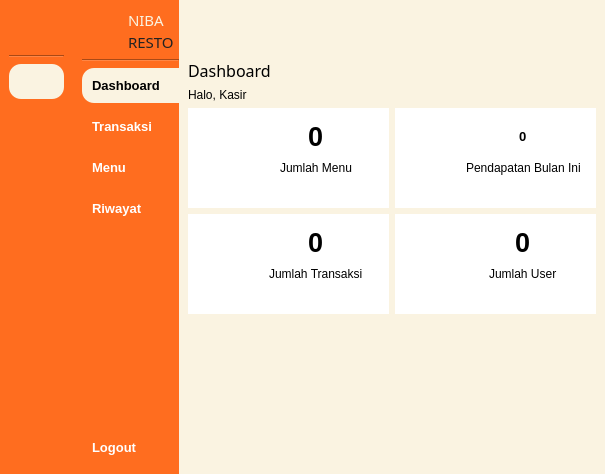
<?xml version="1.0" encoding="UTF-8"?>
<ui version="4.0">
 <class>MainWindow</class>
 <widget class="QMainWindow" name="MainWindow">
  <property name="geometry">
   <rect>
    <x>0</x>
    <y>0</y>
    <width>614</width>
    <height>474</height>
   </rect>
  </property>
  <property name="windowTitle">
   <string>MainWindow</string>
  </property>
  <property name="styleSheet">
   <string notr="true">background-color: rgb(255, 255, 255);</string>
  </property>
  <widget class="QWidget" name="centralwidget">
   <layout class="QGridLayout" name="gridLayout">
    <property name="leftMargin">
     <number>0</number>
    </property>
    <property name="topMargin">
     <number>0</number>
    </property>
    <property name="rightMargin">
     <number>0</number>
    </property>
    <property name="bottomMargin">
     <number>0</number>
    </property>
    <property name="horizontalSpacing">
     <number>0</number>
    </property>
    <item row="0" column="0">
     <widget class="QWidget" name="icon_only_widget" native="true">
      <property name="maximumSize">
       <size>
        <width>75</width>
        <height>16777215</height>
       </size>
      </property>
      <property name="styleSheet">
       <string notr="true">QPushButton {
	text-align: center;
	border-radius: 12px;
    padding: 10px;
    border: 0px;
	color: white;
    font-weight: 600;
}

QPushButton:hover {
	background-color: rgb(181, 171, 146);
}

QPushButton:checked {
	color: black;
	background-color: #FAF3E1;
}

QWidget {
	background-color: #FF6D1F;
}</string>
      </property>
      <layout class="QVBoxLayout" name="verticalLayout_4">
       <item>
        <layout class="QVBoxLayout" name="verticalLayout_7">
         <item>
          <layout class="QHBoxLayout" name="horizontalLayout_4">
           <property name="rightMargin">
            <number>5</number>
           </property>
           <item>
            <widget class="QLabel" name="label_4">
             <property name="sizePolicy">
              <sizepolicy hsizetype="Fixed" vsizetype="Fixed">
               <horstretch>0</horstretch>
               <verstretch>0</verstretch>
              </sizepolicy>
             </property>
             <property name="minimumSize">
              <size>
               <width>40</width>
               <height>40</height>
              </size>
             </property>
             <property name="maximumSize">
              <size>
               <width>40</width>
               <height>40</height>
              </size>
             </property>
             <property name="styleSheet">
              <string notr="true">QLabel {
    background-color: transparent;
    border-radius: 20px;
    background-image: url(:/yourpic.png);
    background-repeat: no-repeat;
    background-position: center;
}
</string>
             </property>
             <property name="text">
              <string/>
             </property>
             <property name="pixmap">
              <pixmap resource="images.qrc">:/image/images/logo-rounded.png</pixmap>
             </property>
             <property name="scaledContents">
              <bool>true</bool>
             </property>
            </widget>
           </item>
          </layout>
         </item>
         <item>
          <widget class="Line" name="line">
           <property name="orientation">
            <enum>Qt::Horizontal</enum>
           </property>
          </widget>
         </item>
         <item>
          <widget class="QPushButton" name="btn_dashboard_icon">
           <property name="font">
            <font>
             <family>Microsoft Sans Serif</family>
             <pointsize>10</pointsize>
             <weight>75</weight>
             <bold>true</bold>
            </font>
           </property>
           <property name="styleSheet">
            <string notr="true"/>
           </property>
           <property name="text">
            <string/>
           </property>
           <property name="icon">
            <iconset resource="images.qrc">
             <normaloff>:/image/images/mage--home-fill-off.png</normaloff>
             <normalon>:/image/images/mage--home-fill.png</normalon>
             <disabledoff>:/image/images/mage--home-fill-off.png</disabledoff>
             <disabledon>:/image/images/mage--home-fill.png</disabledon>
             <activeoff>:/image/images/mage--home-fill-off.png</activeoff>
             <activeon>:/image/images/mage--home-fill.png</activeon>
             <selectedoff>:/image/images/mage--home-fill-off.png</selectedoff>
             <selectedon>:/image/images/mage--home-fill.png</selectedon>:/image/images/mage--home-fill-off.png</iconset>
           </property>
           <property name="iconSize">
            <size>
             <width>20</width>
             <height>20</height>
            </size>
           </property>
           <property name="checkable">
            <bool>true</bool>
           </property>
           <property name="checked">
            <bool>true</bool>
           </property>
           <property name="autoExclusive">
            <bool>true</bool>
           </property>
          </widget>
         </item>
         <item>
          <widget class="QPushButton" name="btn_transaksi_icon">
           <property name="font">
            <font>
             <family>MS Sans Serif</family>
             <pointsize>10</pointsize>
             <weight>75</weight>
             <bold>true</bold>
            </font>
           </property>
           <property name="styleSheet">
            <string notr="true"/>
           </property>
           <property name="text">
            <string/>
           </property>
           <property name="icon">
            <iconset resource="images.qrc">
             <normaloff>:/image/images/mage--shopping-cart-fill.png</normaloff>
             <normalon>:/image/images/mage--shopping-cart-fill-off.png</normalon>:/image/images/mage--shopping-cart-fill.png</iconset>
           </property>
           <property name="iconSize">
            <size>
             <width>20</width>
             <height>20</height>
            </size>
           </property>
           <property name="checkable">
            <bool>true</bool>
           </property>
           <property name="checked">
            <bool>false</bool>
           </property>
           <property name="autoExclusive">
            <bool>true</bool>
           </property>
          </widget>
         </item>
         <item>
          <widget class="QPushButton" name="btn_menu_icon">
           <property name="font">
            <font>
             <family>MS Sans Serif</family>
             <pointsize>10</pointsize>
             <weight>75</weight>
             <bold>true</bold>
            </font>
           </property>
           <property name="styleSheet">
            <string notr="true"/>
           </property>
           <property name="text">
            <string/>
           </property>
           <property name="icon">
            <iconset resource="images.qrc">
             <normaloff>:/image/images/mage--clipboard-2-fill-off.png</normaloff>
             <normalon>:/image/images/mage--clipboard-2-fill.png</normalon>:/image/images/mage--clipboard-2-fill-off.png</iconset>
           </property>
           <property name="iconSize">
            <size>
             <width>20</width>
             <height>20</height>
            </size>
           </property>
           <property name="checkable">
            <bool>true</bool>
           </property>
           <property name="autoExclusive">
            <bool>true</bool>
           </property>
          </widget>
         </item>
         <item>
          <widget class="QPushButton" name="btn_riwayat_icon">
           <property name="font">
            <font>
             <family>Microsoft Sans Serif</family>
             <pointsize>10</pointsize>
             <weight>75</weight>
             <bold>true</bold>
            </font>
           </property>
           <property name="styleSheet">
            <string notr="true"/>
           </property>
           <property name="text">
            <string/>
           </property>
           <property name="icon">
            <iconset resource="images.qrc">
             <normaloff>:/image/images/mage--book-text-fill.png</normaloff>
             <normalon>:/image/images/mage--book-text-fill-off.png</normalon>:/image/images/mage--book-text-fill.png</iconset>
           </property>
           <property name="iconSize">
            <size>
             <width>20</width>
             <height>20</height>
            </size>
           </property>
           <property name="checkable">
            <bool>true</bool>
           </property>
           <property name="checked">
            <bool>false</bool>
           </property>
           <property name="autoExclusive">
            <bool>true</bool>
           </property>
          </widget>
         </item>
         <item>
          <spacer name="verticalSpacer_3">
           <property name="orientation">
            <enum>Qt::Vertical</enum>
           </property>
           <property name="sizeHint" stdset="0">
            <size>
             <width>40</width>
             <height>200</height>
            </size>
           </property>
          </spacer>
         </item>
         <item>
          <widget class="QPushButton" name="btn_logout_icon">
           <property name="font">
            <font>
             <family>MS Sans Serif</family>
             <pointsize>10</pointsize>
             <weight>75</weight>
             <bold>true</bold>
            </font>
           </property>
           <property name="styleSheet">
            <string notr="true">QPushButton {
	border-radius: 12px;
}</string>
           </property>
           <property name="text">
            <string/>
           </property>
           <property name="icon">
            <iconset resource="images.qrc">
             <normaloff>:/image/images/mage--shut-down-fill-off.png</normaloff>
             <normalon>:/image/images/mage--shut-down-fill.png</normalon>:/image/images/mage--shut-down-fill-off.png</iconset>
           </property>
           <property name="iconSize">
            <size>
             <width>20</width>
             <height>20</height>
            </size>
           </property>
          </widget>
         </item>
        </layout>
       </item>
      </layout>
     </widget>
    </item>
    <item row="0" column="1">
     <widget class="QWidget" name="icon_name_widget" native="true">
      <property name="maximumSize">
       <size>
        <width>150</width>
        <height>16777215</height>
       </size>
      </property>
      <property name="styleSheet">
       <string notr="true">QPushButton {
	text-align: left;
	border-top-left-radius: 12px;
	border-bottom-left-radius: 12px;
    padding: 10px;
    border: 0px;
	color: white;
    font-weight: 600;
}

QPushButton:hover {
	background-color: rgb(181, 171, 146);
}

QPushButton:checked {
	color: black;
	background-color: #FAF3E1;
}

QWidget {
	background-color: #FF6D1F;
}</string>
      </property>
      <layout class="QVBoxLayout" name="verticalLayout">
       <property name="rightMargin">
        <number>0</number>
       </property>
       <item>
        <layout class="QVBoxLayout" name="verticalLayout_2">
         <item>
          <layout class="QHBoxLayout" name="horizontalLayout_2">
           <property name="rightMargin">
            <number>5</number>
           </property>
           <item>
            <widget class="QLabel" name="label_2">
             <property name="sizePolicy">
              <sizepolicy hsizetype="Fixed" vsizetype="Fixed">
               <horstretch>0</horstretch>
               <verstretch>0</verstretch>
              </sizepolicy>
             </property>
             <property name="minimumSize">
              <size>
               <width>40</width>
               <height>40</height>
              </size>
             </property>
             <property name="maximumSize">
              <size>
               <width>40</width>
               <height>40</height>
              </size>
             </property>
             <property name="styleSheet">
              <string notr="true">QLabel {
    background-color: transparent;
    border-radius: 20px;
    background-image: url(:/yourpic.png);
    background-repeat: no-repeat;
    background-position: center;
}
</string>
             </property>
             <property name="text">
              <string/>
             </property>
             <property name="pixmap">
              <pixmap resource="images.qrc">:/image/images/logo-rounded.png</pixmap>
             </property>
             <property name="scaledContents">
              <bool>true</bool>
             </property>
            </widget>
           </item>
           <item>
            <layout class="QVBoxLayout" name="verticalLayout_3">
             <property name="spacing">
              <number>0</number>
             </property>
             <item>
              <widget class="QLabel" name="label_3">
               <property name="maximumSize">
                <size>
                 <width>50</width>
                 <height>16777215</height>
                </size>
               </property>
               <property name="font">
                <font>
                 <family>Bauhaus 93</family>
                 <pointsize>11</pointsize>
                 <weight>50</weight>
                 <bold>false</bold>
                 <strikeout>false</strikeout>
                 <kerning>true</kerning>
                </font>
               </property>
               <property name="styleSheet">
                <string notr="true">color: #FAF3E1;</string>
               </property>
               <property name="text">
                <string>NIBA</string>
               </property>
               <property name="textFormat">
                <enum>Qt::PlainText</enum>
               </property>
              </widget>
             </item>
             <item>
              <widget class="QLabel" name="label_5">
               <property name="sizePolicy">
                <sizepolicy hsizetype="Minimum" vsizetype="Preferred">
                 <horstretch>0</horstretch>
                 <verstretch>0</verstretch>
                </sizepolicy>
               </property>
               <property name="maximumSize">
                <size>
                 <width>50</width>
                 <height>16777215</height>
                </size>
               </property>
               <property name="font">
                <font>
                 <family>Bauhaus 93</family>
                 <pointsize>11</pointsize>
                 <weight>50</weight>
                 <bold>false</bold>
                 <strikeout>false</strikeout>
                 <kerning>true</kerning>
                </font>
               </property>
               <property name="styleSheet">
                <string notr="true">color: #222222;</string>
               </property>
               <property name="text">
                <string>RESTO</string>
               </property>
               <property name="textFormat">
                <enum>Qt::PlainText</enum>
               </property>
               <property name="scaledContents">
                <bool>false</bool>
               </property>
              </widget>
             </item>
            </layout>
           </item>
          </layout>
         </item>
         <item>
          <widget class="Line" name="line_2">
           <property name="orientation">
            <enum>Qt::Horizontal</enum>
           </property>
          </widget>
         </item>
         <item>
          <widget class="QPushButton" name="btn_dashboard_expanded">
           <property name="font">
            <font>
             <family>Microsoft Sans Serif</family>
             <pointsize>10</pointsize>
             <weight>75</weight>
             <bold>true</bold>
            </font>
           </property>
           <property name="styleSheet">
            <string notr="true"/>
           </property>
           <property name="text">
            <string>Dashboard</string>
           </property>
           <property name="icon">
            <iconset resource="images.qrc">
             <normaloff>:/image/images/mage--home-fill-off.png</normaloff>
             <normalon>:/image/images/mage--home-fill.png</normalon>
             <disabledoff>:/image/images/mage--home-fill-off.png</disabledoff>
             <disabledon>:/image/images/mage--home-fill.png</disabledon>
             <activeoff>:/image/images/mage--home-fill-off.png</activeoff>
             <activeon>:/image/images/mage--home-fill.png</activeon>
             <selectedoff>:/image/images/mage--home-fill-off.png</selectedoff>
             <selectedon>:/image/images/mage--home-fill.png</selectedon>:/image/images/mage--home-fill-off.png</iconset>
           </property>
           <property name="iconSize">
            <size>
             <width>20</width>
             <height>20</height>
            </size>
           </property>
           <property name="checkable">
            <bool>true</bool>
           </property>
           <property name="checked">
            <bool>true</bool>
           </property>
           <property name="autoExclusive">
            <bool>true</bool>
           </property>
          </widget>
         </item>
         <item>
          <widget class="QPushButton" name="btn_transaksi_expanded">
           <property name="font">
            <font>
             <family>MS Sans Serif</family>
             <pointsize>10</pointsize>
             <weight>75</weight>
             <bold>true</bold>
            </font>
           </property>
           <property name="styleSheet">
            <string notr="true"/>
           </property>
           <property name="text">
            <string>Transaksi</string>
           </property>
           <property name="icon">
            <iconset resource="images.qrc">
             <normaloff>:/image/images/mage--shopping-cart-fill.png</normaloff>
             <normalon>:/image/images/mage--shopping-cart-fill-off.png</normalon>:/image/images/mage--shopping-cart-fill.png</iconset>
           </property>
           <property name="iconSize">
            <size>
             <width>20</width>
             <height>20</height>
            </size>
           </property>
           <property name="checkable">
            <bool>true</bool>
           </property>
           <property name="checked">
            <bool>false</bool>
           </property>
           <property name="autoExclusive">
            <bool>true</bool>
           </property>
          </widget>
         </item>
         <item>
          <widget class="QPushButton" name="btn_menu_expanded_2">
           <property name="font">
            <font>
             <family>MS Sans Serif</family>
             <pointsize>10</pointsize>
             <weight>75</weight>
             <bold>true</bold>
            </font>
           </property>
           <property name="styleSheet">
            <string notr="true"/>
           </property>
           <property name="text">
            <string>Menu</string>
           </property>
           <property name="icon">
            <iconset resource="images.qrc">
             <normaloff>:/image/images/mage--clipboard-2-fill-off.png</normaloff>
             <normalon>:/image/images/mage--clipboard-2-fill.png</normalon>:/image/images/mage--clipboard-2-fill-off.png</iconset>
           </property>
           <property name="iconSize">
            <size>
             <width>20</width>
             <height>20</height>
            </size>
           </property>
           <property name="checkable">
            <bool>true</bool>
           </property>
           <property name="autoExclusive">
            <bool>true</bool>
           </property>
          </widget>
         </item>
         <item>
          <widget class="QPushButton" name="btn_riwayat_expanded">
           <property name="font">
            <font>
             <family>Microsoft Sans Serif</family>
             <pointsize>10</pointsize>
             <weight>75</weight>
             <bold>true</bold>
            </font>
           </property>
           <property name="styleSheet">
            <string notr="true"/>
           </property>
           <property name="text">
            <string>Riwayat</string>
           </property>
           <property name="icon">
            <iconset resource="images.qrc">
             <normaloff>:/image/images/mage--book-text-fill.png</normaloff>
             <normalon>:/image/images/mage--book-text-fill-off.png</normalon>:/image/images/mage--book-text-fill.png</iconset>
           </property>
           <property name="iconSize">
            <size>
             <width>20</width>
             <height>20</height>
            </size>
           </property>
           <property name="checkable">
            <bool>true</bool>
           </property>
           <property name="checked">
            <bool>false</bool>
           </property>
           <property name="autoExclusive">
            <bool>true</bool>
           </property>
          </widget>
         </item>
         <item>
          <spacer name="verticalSpacer_2">
           <property name="orientation">
            <enum>Qt::Vertical</enum>
           </property>
           <property name="sizeHint" stdset="0">
            <size>
             <width>40</width>
             <height>200</height>
            </size>
           </property>
          </spacer>
         </item>
         <item>
          <widget class="QPushButton" name="btn_logout_expanded">
           <property name="font">
            <font>
             <family>MS Sans Serif</family>
             <pointsize>10</pointsize>
             <weight>75</weight>
             <bold>true</bold>
            </font>
           </property>
           <property name="styleSheet">
            <string notr="true">QPushButton {
	border-radius: 12px;
}</string>
           </property>
           <property name="text">
            <string>Logout</string>
           </property>
           <property name="icon">
            <iconset resource="images.qrc">
             <normaloff>:/image/images/mage--shut-down-fill-off.png</normaloff>
             <normalon>:/image/images/mage--shut-down-fill.png</normalon>:/image/images/mage--shut-down-fill-off.png</iconset>
           </property>
           <property name="iconSize">
            <size>
             <width>20</width>
             <height>20</height>
            </size>
           </property>
          </widget>
         </item>
        </layout>
       </item>
      </layout>
     </widget>
    </item>
    <item row="0" column="2">
     <widget class="QWidget" name="main_menu" native="true">
      <property name="styleSheet">
       <string notr="true">background-color: rgb(255, 255, 255);</string>
      </property>
      <layout class="QVBoxLayout" name="verticalLayout_5">
       <property name="spacing">
        <number>0</number>
       </property>
       <property name="leftMargin">
        <number>0</number>
       </property>
       <property name="topMargin">
        <number>0</number>
       </property>
       <property name="bottomMargin">
        <number>0</number>
       </property>
       <item>
        <widget class="QWidget" name="widget" native="true">
         <property name="minimumSize">
          <size>
           <width>0</width>
           <height>50</height>
          </size>
         </property>
         <property name="maximumSize">
          <size>
           <width>16777215</width>
           <height>50</height>
          </size>
         </property>
         <property name="styleSheet">
          <string notr="true">QWidget {
	background-color: rgb(250, 243, 225);
}

QDateTimeEdit {
    background-color: white;
    color: black;
    border-radius: 5px;
    padding: 3px 6px;
}

QDateTimeEdit::drop-down {
    subcontrol-origin: padding;
    subcontrol-position: right;
    width: 20px;
    border: none;
}

QDateTimeEdit::down-arrow {
    width: 12px;
    height: 12px;
}
</string>
         </property>
         <layout class="QHBoxLayout" name="horizontalLayout_6">
          <item>
           <layout class="QHBoxLayout" name="horizontalLayout">
            <item>
             <widget class="QPushButton" name="btn_expand">
              <property name="styleSheet">
               <string notr="true">QPushButton {
	text-align: left;
	border-radius: 12px;
    padding: 10px;
    border: 0px;
	color: black;
    font-weight: 600;
}

QPushButton:hover {
	background-color: #F5E7C6;
}

QPushButton:checked {
	background-color: #222222;
}</string>
              </property>
              <property name="text">
               <string/>
              </property>
              <property name="icon">
               <iconset resource="images.qrc">
                <normaloff>:/image/images/mage--dash-menu-off.png</normaloff>
                <normalon>:/image/images/mage--double-arrow-left-off.png</normalon>:/image/images/mage--dash-menu-off.png</iconset>
              </property>
              <property name="iconSize">
               <size>
                <width>20</width>
                <height>20</height>
               </size>
              </property>
              <property name="checkable">
               <bool>true</bool>
              </property>
             </widget>
            </item>
            <item>
             <spacer name="horizontalSpacer">
              <property name="orientation">
               <enum>Qt::Horizontal</enum>
              </property>
              <property name="sizeHint" stdset="0">
               <size>
                <width>20</width>
                <height>118</height>
               </size>
              </property>
             </spacer>
            </item>
           </layout>
          </item>
         </layout>
        </widget>
       </item>
       <item>
        <widget class="QWidget" name="widget_2" native="true">
         <property name="styleSheet">
          <string notr="true">QWidget {
	background-color: rgb(250, 243, 225);
}

QLabel {
	color:black;
}

QLineEdit {
	background-color: white;
	border-radius:  5px;
}

QComboBox {
	background-color: white;
	border-radius: 5px;
}

QTableWidget {
    background-color: white;
    border: 1px solid #F5E7C6;
    border-radius: 12px;
    gridline-color: #F5E7C6;
    selection-background-color: rgb(181, 171, 146);
    selection-color: #222222;
    font-size: 14px;
}

QHeaderView::section {
    background-color: #F5E7C6;
    color: #222222;
    padding: 8px;
    border: none;
    border-right: 1px solid #FAF3E1;
    font-weight: bold;
    font-size: 14px;
}

QHeaderView {
    background-color: #F5E7C6;
    border-radius: 8px;
}

QTableWidget::item {
    padding: 6px;
    border: none;
}

QTableWidget::item:hover {
    background-color: rgba(181, 171, 146, 90%);
    color: #222222;
}

QTableWidget::item:selected {
    background-color: rgb(181, 171, 146);
    color: #222222;
}

QScrollBar:vertical {
    background: transparent;
    width: 12px;
    margin: 6px 0 6px 0;
}

QScrollBar::handle:vertical {
    background: #F5E7C6;
    border-radius: 6px;
}

QScrollBar::handle:vertical:hover {
    background: rgb(181, 171, 146);
}

QScrollBar::add-line,
QScrollBar::sub-line {
    height: 0;
}

QTableCornerButton::section {
    background-color: #F5E7C6;
    border: none;
}</string>
         </property>
         <layout class="QVBoxLayout" name="verticalLayout_8">
          <item>
           <layout class="QVBoxLayout" name="verticalLayout_6">
            <item>
             <widget class="QLabel" name="label">
              <property name="font">
               <font>
                <family>MS Reference Sans Serif</family>
                <pointsize>12</pointsize>
               </font>
              </property>
              <property name="text">
               <string>Dashboard</string>
              </property>
             </widget>
            </item>
            <item>
             <widget class="QLabel" name="label_6">
              <property name="text">
               <string>Halo, Kasir</string>
              </property>
             </widget>
            </item>
           </layout>
          </item>
          <item>
           <layout class="QHBoxLayout" name="horizontalLayout_3">
            <item>
             <widget class="QWidget" name="widget_3" native="true">
              <property name="minimumSize">
               <size>
                <width>0</width>
                <height>100</height>
               </size>
              </property>
              <property name="styleSheet">
               <string notr="true">background-color: rgb(255, 255, 255);</string>
              </property>
              <layout class="QHBoxLayout" name="horizontalLayout_7">
               <item>
                <widget class="QLabel" name="label_7">
                 <property name="maximumSize">
                  <size>
                   <width>50</width>
                   <height>50</height>
                  </size>
                 </property>
                 <property name="text">
                  <string/>
                 </property>
                 <property name="pixmap">
                  <pixmap resource="images.qrc">:/image/images/streamline-plump-color--burger-flat.png</pixmap>
                 </property>
                 <property name="scaledContents">
                  <bool>true</bool>
                 </property>
                </widget>
               </item>
               <item>
                <layout class="QVBoxLayout" name="verticalLayout_12">
                 <item alignment="Qt::AlignHCenter">
                  <widget class="QLabel" name="label_11">
                   <property name="font">
                    <font>
                     <pointsize>20</pointsize>
                     <weight>75</weight>
                     <bold>true</bold>
                    </font>
                   </property>
                   <property name="text">
                    <string>0</string>
                   </property>
                  </widget>
                 </item>
                 <item alignment="Qt::AlignHCenter|Qt::AlignTop">
                  <widget class="QLabel" name="label_8">
                   <property name="text">
                    <string>Jumlah Menu</string>
                   </property>
                  </widget>
                 </item>
                </layout>
               </item>
              </layout>
             </widget>
            </item>
            <item>
             <widget class="QWidget" name="widget_5" native="true">
              <property name="minimumSize">
               <size>
                <width>0</width>
                <height>100</height>
               </size>
              </property>
              <property name="styleSheet">
               <string notr="true">background-color: rgb(255, 255, 255);</string>
              </property>
              <layout class="QHBoxLayout" name="horizontalLayout_10">
               <item>
                <widget class="QLabel" name="label_16">
                 <property name="maximumSize">
                  <size>
                   <width>50</width>
                   <height>50</height>
                  </size>
                 </property>
                 <property name="text">
                  <string/>
                 </property>
                 <property name="pixmap">
                  <pixmap resource="images.qrc">:/image/images/streamline-plump-color--money-cash-bill-1.png</pixmap>
                 </property>
                 <property name="scaledContents">
                  <bool>true</bool>
                 </property>
                </widget>
               </item>
               <item>
                <layout class="QVBoxLayout" name="verticalLayout_14">
                 <item alignment="Qt::AlignHCenter">
                  <widget class="QLabel" name="label_17">
                   <property name="font">
                    <font>
                     <pointsize>10</pointsize>
                     <weight>75</weight>
                     <bold>true</bold>
                    </font>
                   </property>
                   <property name="text">
                    <string>0</string>
                   </property>
                  </widget>
                 </item>
                 <item alignment="Qt::AlignHCenter|Qt::AlignTop">
                  <widget class="QLabel" name="label_18">
                   <property name="text">
                    <string>Pendapatan Bulan Ini</string>
                   </property>
                  </widget>
                 </item>
                </layout>
               </item>
              </layout>
             </widget>
            </item>
           </layout>
          </item>
          <item>
           <layout class="QHBoxLayout" name="horizontalLayout_5">
            <item>
             <widget class="QWidget" name="widget_4" native="true">
              <property name="minimumSize">
               <size>
                <width>0</width>
                <height>100</height>
               </size>
              </property>
              <property name="styleSheet">
               <string notr="true">background-color: rgb(255, 255, 255);</string>
              </property>
              <layout class="QHBoxLayout" name="horizontalLayout_9">
               <item>
                <widget class="QLabel" name="label_13">
                 <property name="maximumSize">
                  <size>
                   <width>50</width>
                   <height>50</height>
                  </size>
                 </property>
                 <property name="text">
                  <string/>
                 </property>
                 <property name="pixmap">
                  <pixmap resource="images.qrc">:/image/images/icon-park--transaction-order.png</pixmap>
                 </property>
                 <property name="scaledContents">
                  <bool>true</bool>
                 </property>
                </widget>
               </item>
               <item>
                <layout class="QVBoxLayout" name="verticalLayout_11">
                 <item alignment="Qt::AlignHCenter">
                  <widget class="QLabel" name="label_14">
                   <property name="font">
                    <font>
                     <pointsize>20</pointsize>
                     <weight>75</weight>
                     <bold>true</bold>
                    </font>
                   </property>
                   <property name="text">
                    <string>0</string>
                   </property>
                  </widget>
                 </item>
                 <item alignment="Qt::AlignHCenter|Qt::AlignTop">
                  <widget class="QLabel" name="label_15">
                   <property name="text">
                    <string>Jumlah Transaksi</string>
                   </property>
                  </widget>
                 </item>
                </layout>
               </item>
              </layout>
             </widget>
            </item>
            <item>
             <widget class="QWidget" name="widget_6" native="true">
              <property name="minimumSize">
               <size>
                <width>0</width>
                <height>100</height>
               </size>
              </property>
              <property name="styleSheet">
               <string notr="true">background-color: rgb(255, 255, 255);</string>
              </property>
              <layout class="QHBoxLayout" name="horizontalLayout_11">
               <item>
                <widget class="QLabel" name="label_19">
                 <property name="maximumSize">
                  <size>
                   <width>50</width>
                   <height>50</height>
                  </size>
                 </property>
                 <property name="text">
                  <string/>
                 </property>
                 <property name="pixmap">
                  <pixmap resource="images.qrc">:/image/images/fluent-color--people-48.png</pixmap>
                 </property>
                 <property name="scaledContents">
                  <bool>true</bool>
                 </property>
                </widget>
               </item>
               <item>
                <layout class="QVBoxLayout" name="verticalLayout_13">
                 <item alignment="Qt::AlignHCenter">
                  <widget class="QLabel" name="label_20">
                   <property name="font">
                    <font>
                     <pointsize>20</pointsize>
                     <weight>75</weight>
                     <bold>true</bold>
                    </font>
                   </property>
                   <property name="text">
                    <string>0</string>
                   </property>
                  </widget>
                 </item>
                 <item alignment="Qt::AlignHCenter|Qt::AlignTop">
                  <widget class="QLabel" name="label_21">
                   <property name="text">
                    <string>Jumlah User</string>
                   </property>
                  </widget>
                 </item>
                </layout>
               </item>
              </layout>
             </widget>
            </item>
           </layout>
          </item>
          <item>
           <spacer name="verticalSpacer">
            <property name="orientation">
             <enum>Qt::Vertical</enum>
            </property>
            <property name="sizeHint" stdset="0">
             <size>
              <width>20</width>
              <height>139</height>
             </size>
            </property>
           </spacer>
          </item>
         </layout>
        </widget>
       </item>
      </layout>
     </widget>
    </item>
   </layout>
  </widget>
 </widget>
 <resources>
  <include location="images.qrc"/>
 </resources>
 <connections>
  <connection>
   <sender>btn_expand</sender>
   <signal>toggled(bool)</signal>
   <receiver>icon_only_widget</receiver>
   <slot>setHidden(bool)</slot>
   <hints>
    <hint type="sourcelabel">
     <x>243</x>
     <y>39</y>
    </hint>
    <hint type="destinationlabel">
     <x>63</x>
     <y>252</y>
    </hint>
   </hints>
  </connection>
  <connection>
   <sender>btn_expand</sender>
   <signal>toggled(bool)</signal>
   <receiver>icon_name_widget</receiver>
   <slot>setVisible(bool)</slot>
   <hints>
    <hint type="sourcelabel">
     <x>243</x>
     <y>39</y>
    </hint>
    <hint type="destinationlabel">
     <x>186</x>
     <y>243</y>
    </hint>
   </hints>
  </connection>
  <connection>
   <sender>btn_logout_expanded</sender>
   <signal>clicked()</signal>
   <receiver>MainWindow</receiver>
   <slot>close()</slot>
   <hints>
    <hint type="sourcelabel">
     <x>185</x>
     <y>463</y>
    </hint>
    <hint type="destinationlabel">
     <x>140</x>
     <y>470</y>
    </hint>
   </hints>
  </connection>
  <connection>
   <sender>btn_transaksi_expanded</sender>
   <signal>toggled(bool)</signal>
   <receiver>btn_transaksi_icon</receiver>
   <slot>setChecked(bool)</slot>
   <hints>
    <hint type="sourcelabel">
     <x>188</x>
     <y>152</y>
    </hint>
    <hint type="destinationlabel">
     <x>47</x>
     <y>152</y>
    </hint>
   </hints>
  </connection>
  <connection>
   <sender>btn_transaksi_icon</sender>
   <signal>toggled(bool)</signal>
   <receiver>btn_transaksi_expanded</receiver>
   <slot>setChecked(bool)</slot>
   <hints>
    <hint type="sourcelabel">
     <x>44</x>
     <y>152</y>
    </hint>
    <hint type="destinationlabel">
     <x>188</x>
     <y>152</y>
    </hint>
   </hints>
  </connection>
  <connection>
   <sender>btn_logout_icon</sender>
   <signal>clicked()</signal>
   <receiver>MainWindow</receiver>
   <slot>close()</slot>
   <hints>
    <hint type="sourcelabel">
     <x>38</x>
     <y>445</y>
    </hint>
    <hint type="destinationlabel">
     <x>48</x>
     <y>513</y>
    </hint>
   </hints>
  </connection>
  <connection>
   <sender>btn_dashboard_expanded</sender>
   <signal>toggled(bool)</signal>
   <receiver>btn_dashboard_icon</receiver>
   <slot>setChecked(bool)</slot>
   <hints>
    <hint type="sourcelabel">
     <x>105</x>
     <y>91</y>
    </hint>
    <hint type="destinationlabel">
     <x>35</x>
     <y>90</y>
    </hint>
   </hints>
  </connection>
  <connection>
   <sender>btn_dashboard_icon</sender>
   <signal>toggled(bool)</signal>
   <receiver>btn_dashboard_expanded</receiver>
   <slot>setChecked(bool)</slot>
   <hints>
    <hint type="sourcelabel">
     <x>31</x>
     <y>73</y>
    </hint>
    <hint type="destinationlabel">
     <x>134</x>
     <y>72</y>
    </hint>
   </hints>
  </connection>
  <connection>
   <sender>btn_menu_expanded_2</sender>
   <signal>toggled(bool)</signal>
   <receiver>btn_menu_icon</receiver>
   <slot>setChecked(bool)</slot>
   <hints>
    <hint type="sourcelabel">
     <x>97</x>
     <y>180</y>
    </hint>
    <hint type="destinationlabel">
     <x>39</x>
     <y>188</y>
    </hint>
   </hints>
  </connection>
  <connection>
   <sender>btn_menu_icon</sender>
   <signal>toggled(bool)</signal>
   <receiver>btn_menu_expanded_2</receiver>
   <slot>setChecked(bool)</slot>
   <hints>
    <hint type="sourcelabel">
     <x>36</x>
     <y>173</y>
    </hint>
    <hint type="destinationlabel">
     <x>105</x>
     <y>184</y>
    </hint>
   </hints>
  </connection>
  <connection>
   <sender>btn_riwayat_expanded</sender>
   <signal>toggled(bool)</signal>
   <receiver>btn_riwayat_icon</receiver>
   <slot>setChecked(bool)</slot>
   <hints>
    <hint type="sourcelabel">
     <x>108</x>
     <y>222</y>
    </hint>
    <hint type="destinationlabel">
     <x>36</x>
     <y>221</y>
    </hint>
   </hints>
  </connection>
  <connection>
   <sender>btn_riwayat_icon</sender>
   <signal>toggled(bool)</signal>
   <receiver>btn_riwayat_expanded</receiver>
   <slot>setChecked(bool)</slot>
   <hints>
    <hint type="sourcelabel">
     <x>34</x>
     <y>208</y>
    </hint>
    <hint type="destinationlabel">
     <x>99</x>
     <y>226</y>
    </hint>
   </hints>
  </connection>
 </connections>
</ui>
